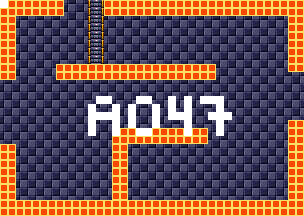

Below is a game level as drawn by its tile map, then a one-line description and the .tmx that defines it (tile-layer data replaced by summaries):
An orthogonal 38x27 tile map with 8x8 px tiles, 4 tile layers (background, foreground, room numbers, Objects), 15 tilesets.

<map version="1.5" tiledversion="1.7.1" orientation="orthogonal" renderorder="right-down" width="38" height="27" tilewidth="8" tileheight="8" infinite="0" nextlayerid="11" nextobjectid="1">
 <tileset firstgid="1" source="tilesheets/tsKarniMata.tsx" />
 <tileset firstgid="1025" source="tilesheets/tsVoodooWasp.tsx" />
 <tileset firstgid="2049" source="tilesheets/tsBurial.tsx" />
 <tileset firstgid="3073" source="tilesheets/tsBlueTemple.tsx" />
 <tileset firstgid="4097" source="tilesheets/tsGoddess.tsx" />
 <tileset firstgid="5121" source="tilesheets/tsKonark.tsx" />
 <tileset firstgid="6145" name="sEnemies" tilewidth="8" tileheight="8" tilecount="1024" columns="32">
  <image source="../grapx/tilesheets/sObjects.bmp" trans="ff94ff" width="256" height="256" />
 </tileset>
 <tileset firstgid="7169" source="tilesheets/tsIceTemple.tsx" />
 <tileset firstgid="8193" source="tilesheets/tsLavaArea.tsx" />
 <tileset firstgid="9217" source="tilesheets/tsBossArea.tsx" />
 <tileset firstgid="10241" source="tilesheets/tsPegu.tsx" />
 <tileset firstgid="11265" source="tilesheets/sTiwanakuTemple.tsx" />
 <tileset firstgid="12289" source="tilesheets/sIndraTemple.tsx" />
 <tileset firstgid="13313" source="tilesheets/sTeleport.tsx" />
 <tileset firstgid="14337" source="tilesheets/sObjects.tsx" />
 <layer id="2" name="background" width="38" height="27">
  <data>[1026 cells, 1026 non-empty, 2 distinct tile ids]</data>
 </layer>
 <layer id="1" name="foreground" width="38" height="27">
  <data>[1026 cells, 300 non-empty, 3 distinct tile ids]</data>
 </layer>
 <layer id="7" name="room numbers" width="38" height="27">
  <data>[1026 cells, 41 non-empty, 1 distinct tile ids]</data>
 </layer>
 <layer id="10" name="Objects" width="38" height="27">
  <data>[1026 cells, 0 non-empty, 0 distinct tile ids]</data>
 </layer>
</map>
